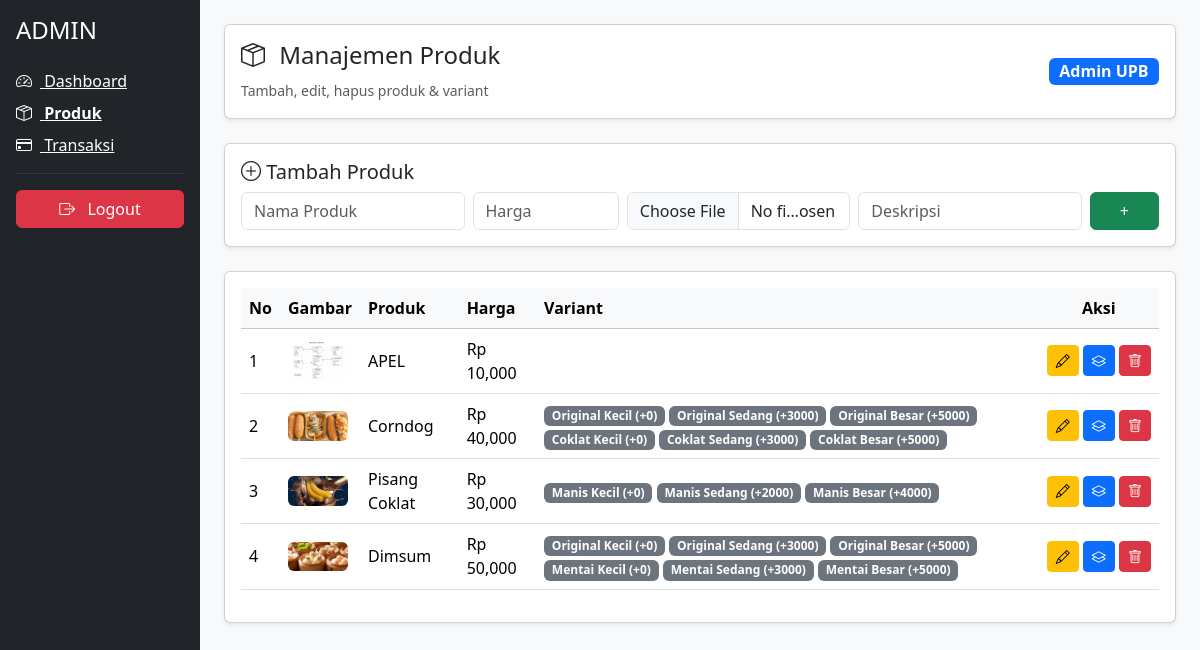
The app's page /produk.php (signed in), older data.
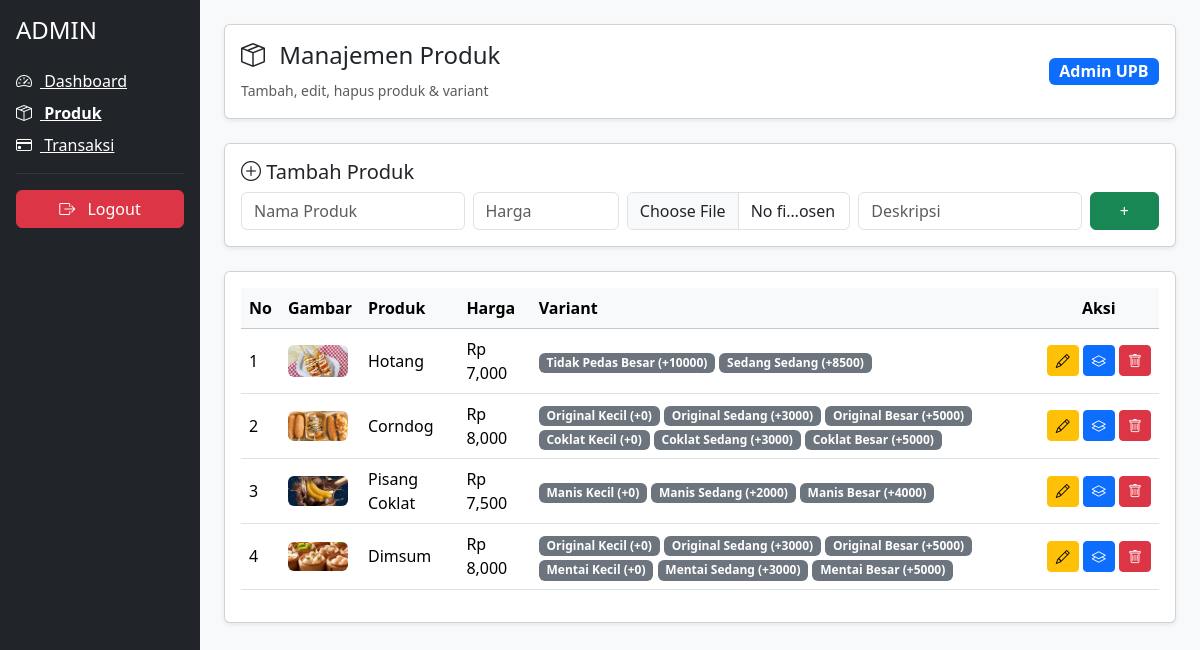
The same page, newer data.
### tables this page shows
CREATE TABLE `products` (
  `id_product` int(11) NOT NULL,
  `nama_produk` varchar(100) DEFAULT NULL,
  `harga` int(11) DEFAULT NULL,
  `gambar` varchar(255) DEFAULT NULL,
  `deskripsi` text DEFAULT NULL,
  `created_at` timestamp NOT NULL DEFAULT current_timestamp()
);

CREATE TABLE `product_variants` (
  `id_variant` int(11) NOT NULL,
  `id_product` int(11) DEFAULT NULL,
  `rasa` varchar(50) DEFAULT NULL,
  `ukuran` varchar(50) DEFAULT NULL,
  `tambahan_harga` int(11) DEFAULT 0
);

### produk.php (the view, shortened to what this page needs)
<?php
include "config/koneksi.php";
$produk = mysqli_query($mysqli,"SELECT * FROM products ORDER BY id_product DESC");
?>
<!DOCTYPE html>
<html lang="id">
<head>
<link href="https://cdn.jsdelivr.net/npm/bootstrap@5.3.2/dist/css/bootstrap.min.css" rel="stylesheet">
<link href="https://cdn.jsdelivr.net/npm/bootstrap-icons/font/bootstrap-icons.css" rel="stylesheet">
</head>
<body class="bg-light">
<div class="container-fluid">
<div class="row min-vh-100">
<aside class="col-md-2 bg-dark text-white p-3">
    <h4 class="mb-4">ADMIN</h4>
    <a href="dashboard.php" class="d-block text-white mb-2">
        <i class="bi bi-speedometer2 me-2"></i> Dashboard
    </a>
    <a href="produk.php" class="d-block text-white mb-2 fw-bold">
        <i class="bi bi-box-seam me-2"></i> Produk
    </a>
    <a href="transaksi.php" class="d-block text-white mb-2">
        <i class="bi bi-credit-card me-2"></i> Transaksi
    </a>
    <hr class="border-secondary">
    <form action="logout.php" method="post">
        <button class="btn btn-danger w-100">
            <i class="bi bi-box-arrow-right me-2"></i> Logout
        </button>
    </form>
</aside>
<main class="col-md-10 p-4">
<div class="card shadow-sm mb-4">
<div class="card-body d-flex justify-content-between align-items-center">
<div>
<h4><i class="bi bi-box-seam me-2"></i> Manajemen Produk</h4>
<small class="text-muted">Tambah, edit, hapus produk & variant</small>
</div>
    <span class="badge bg-primary fs-6"><?= $_SESSION['nama']; ?></span>
  </div>
</div>
<div class="card shadow-sm mb-4">
<div class="card-body">
<h5><i class="bi bi-plus-circle"></i> Tambah Produk</h5>
<form method="post" enctype="multipart/form-data" class="row g-2">
<div class="col-md-3">
<input type="text" name="nama" class="form-control" placeholder="Nama Produk" required>
</div>
<div class="col-md-2">
<input type="number" name="harga" class="form-control" placeholder="Harga" required>
</div>
<div class="col-md-3">
<input type="file" name="gambar" class="form-control">
</div>
<div class="col-md-3">
<input type="text" name="deskripsi" class="form-control" placeholder="Deskripsi">
</div>
<div class="col-md-1">
<button name="add_produk" class="btn btn-success w-100">+</button>
</div>
</form>
</div>
</div>
<div class="card shadow-sm">
<div class="card-body">
<table class="table table-hover align-middle">
<thead class="table-light">
<tr>
<th>No</th>
<th>Gambar</th>
<th>Produk</th>
<th>Harga</th>
<th>Variant</th>
<th class="text-center">Aksi</th>
</tr>
</thead>
<tbody>
<?php $no=1; while($p=mysqli_fetch_assoc($produk)){ ?>
<tr>
<td><?= $no++ ?></td>
<td>
<?php if($p['gambar']){ ?>
<img src="img/<?= $p['gambar'] ?>" width="60" class="rounded">
<?php } ?>
</td>
<td><?= $p['nama_produk'] ?></td>
<td>Rp <?= number_format($p['harga']) ?></td>
<td>
<?php
$v = mysqli_query($mysqli,"SELECT * FROM product_variants WHERE id_product='$p[id_product]'");
while($vr=mysqli_fetch_assoc($v)){
?>
<span class="badge bg-secondary">
<?= $vr['rasa'] ?> <?= $vr['ukuran'] ?> (+<?= $vr['tambahan_harga'] ?>)
</span>
<?php } ?>
</td>
<td class="text-nowrap text-center">
<button class="btn btn-sm btn-warning"
data-bs-toggle="modal"
data-bs-target="#edit<?= $p['id_product'] ?>">
<i class="bi bi-pencil"></i>
</button>
<button class="btn btn-sm btn-primary"
data-bs-toggle="modal"
data-bs-target="#variant<?= $p['id_product'] ?>">
<i class="bi bi-layers"></i>
</button>
<a href="?hapus=<?= $p['id_product'] ?>"
onclick="return confirm('Hapus produk?')"
class="btn btn-sm btn-danger">
<i class="bi bi-trash"></i>
</a>
</td>
</tr>
<?php } ?>
</tbody>
</table>
</div>
</div>
</main>
</div>
</div>
</body>
</html>

Row changes from the older to the newer data that the page shows:
changed products: gambar: a different picture; nama_produk "APEL" → "Hotang"; harga "10,000" → "7,000"
added product_variants: rasa "Tidak Pedas", ukuran "Besar", tambahan_harga "10000", shown under products "Hotang"
added product_variants: rasa "Sedang", ukuran "Sedang", tambahan_harga "8500", shown under products "Hotang"
changed products "Corndog": harga "40,000" → "8,000"
changed products "Pisang Coklat": harga "30,000" → "7,500"
changed products "Dimsum": harga "50,000" → "8,000"
